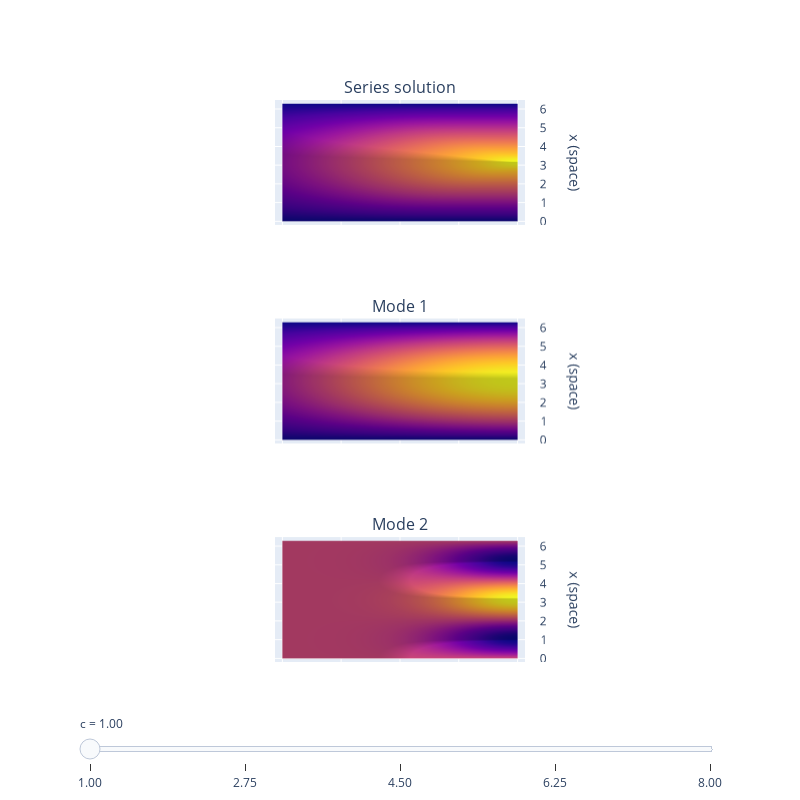

This figure's notebook cell:
### Code cell
import plotly.graph_objects as go
from plotly.subplots import make_subplots
import numpy as np

# Set up domain
Nmod = 10
Nplt = 2
Nx   = 101
Nt   = 51
Nc   = 5
xx   = np.linspace(0, 2*np.pi, Nx)
tt   = np.linspace(0, 2.0, Nt).reshape(-1,1)
cs   = np.linspace(1, 8, Nc)
dt   = tt[1][0]

dats = []
sols = []
for _c in cs:
    dat = np.zeros((Nmod, Nt, Nx))
    if prob == 'Dirichlet':
        for _i in range(Nmod):
            _k = 2*_i+1
            dat[_i] = (-1)**_i * 8/np.pi/_k**2 * np.exp(-(_k*tt)**2/4*_c) * np.sin(_k*xx/2)
        inh = (v2-v1)/(2*np.pi) * xx + v1

    elif prob == 'Neumann':
        for _i in range(Nmod):
            _k = 2*_i+1
            dat[_i] = -4/np.pi/_k**2 * np.exp(-(_k*tt)**2*_c) * np.cos(_k*xx)
        inh = np.pi/2 * np.ones(Nx,)

    elif prob == 'Mixed':
        # Left Dirichlet, right Neumann
        _fct = np.sqrt(2.0)
        for _i in range(Nmod):
            _k = 2*_i+1
            _c = (-1)**(_i+1) + _fct*(-1)**(_i//2)
            dat[_i] = 16/np.pi/_k**2 * _c * np.exp(-(_k*tt)**2/4*_c) * np.sin(_k*xx/4)
        inh = v1 * np.ones_like(xx)

    sol = np.sum(dat, axis=0) + inh

    dats.append(dat)
    sols.append(sol)

# Make the plots
offset = 1+Nplt
fig = make_subplots(rows=offset, cols=1,
#                     vertical_spacing=0.15,
                    specs=[[{'type': 'surface'}]]*offset,
                    subplot_titles=("Series solution", ) + \
                    tuple([f"Mode {_i}" for _i in range(1,offset)]))
# Add traces
## Full solution
for _j in range(Nc):
    fig.add_trace(
        go.Surface(x=xx, y=tt.reshape(-1), z=sols[_j],
                   visible=False, showscale=False, hoverinfo='none'), row=1, col=1)

for _i in range(Nplt):
    for _j in range(Nc):
        fig.add_trace(
            go.Surface(x=xx, y=tt.reshape(-1), z=dats[_j][_i],
                       visible=False, showscale=False, hoverinfo='none'), row=_i+2, col=1)

## Initial visibility
for _j in range(offset):
    fig.data[_j*Nc].visible = True

# Create and add slider
steps = []
for _i in range(Nc):
    step = dict(
        method="update",
        args=[{"visible": [False] * (Nc*offset)}],
        label=f"{cs[_i]:3.2f}"
    )
    for _j in range(offset):
        step["args"][0]["visible"][_j*Nc+_i] = True
    steps.append(step)

sliders = [dict(
    active=0,
    currentvalue={"prefix": "c = "},
    pad={"t": 50},
    steps=steps
)]

fig.update_layout(
    sliders=sliders,
    height=800,
    width=800
)
fig.update_scenes(
    aspectmode='manual',
    aspectratio=dict(x=2, y=4, z=1),
    camera={
        'eye' : dict(x=0., y=0.0, z=1.0),
        'projection' : dict(type="orthographic")
    },
    xaxis_title='x (space)',
    yaxis_title='t (time)',
    zaxis_title='u (solution)')

fig.show()
